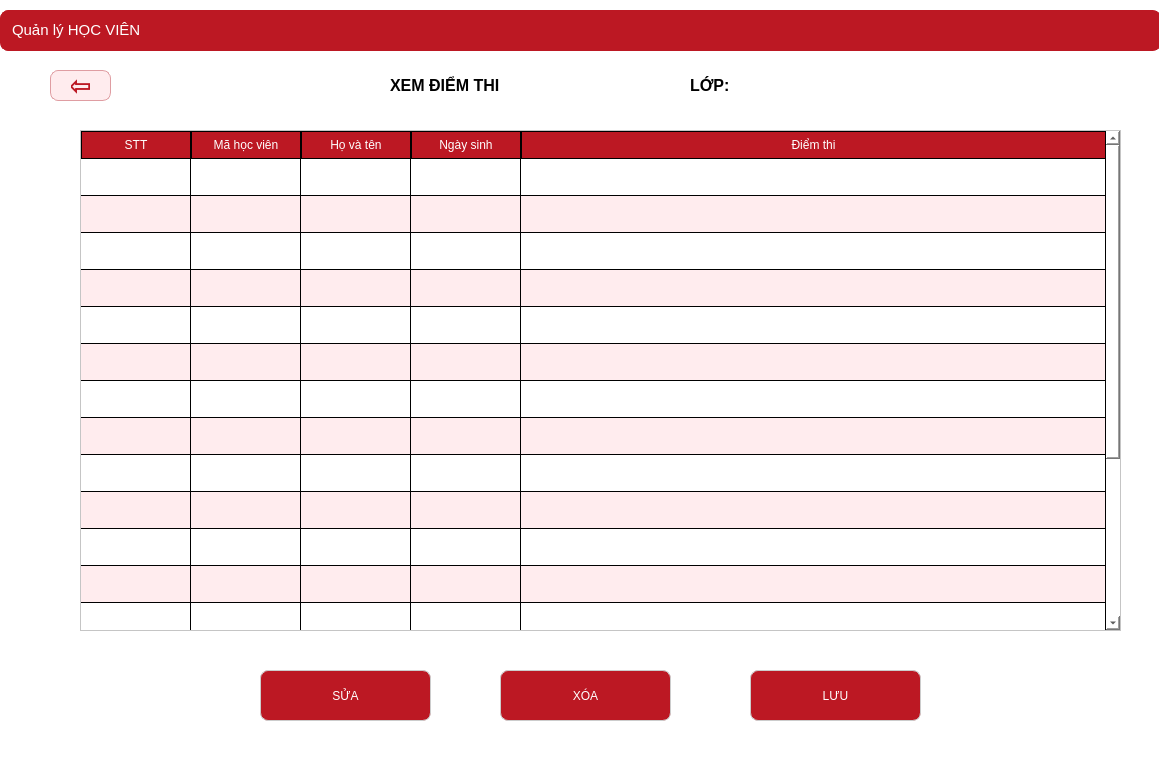
<?xml version="1.0" encoding="UTF-8"?>
<ui version="4.0">
 <class>Dialog</class>
 <widget class="QDialog" name="Dialog">
  <property name="geometry">
   <rect>
    <x>0</x>
    <y>0</y>
    <width>1159</width>
    <height>770</height>
   </rect>
  </property>
  <property name="windowTitle">
   <string>Dialog</string>
  </property>
  <widget class="QWidget" name="Pageck" native="true">
   <property name="geometry">
    <rect>
     <x>0</x>
     <y>0</y>
     <width>1161</width>
     <height>771</height>
    </rect>
   </property>
   <property name="styleSheet">
    <string notr="true">background-color: rgb(255, 255, 255)</string>
   </property>
   <widget class="QTableWidget" name="danhsachhocvien">
    <property name="geometry">
     <rect>
      <x>80</x>
      <y>130</y>
      <width>1041</width>
      <height>501</height>
     </rect>
    </property>
    <property name="styleSheet">
     <string notr="true">QTableWidget {
	font: 75 9pt &quot;MS Shell Dlg 2&quot;;
    background-color: white;
	alternate-background-color:#ffecee;
    gridline-color: black;
}

QHeaderView::section {
    background-color: #bc1823;
    color: white;
    padding: 4px;
    border: 1px solid black;
}

</string>
    </property>
    <property name="verticalScrollBarPolicy">
     <enum>Qt::ScrollBarAsNeeded</enum>
    </property>
    <property name="showDropIndicator" stdset="0">
     <bool>true</bool>
    </property>
    <property name="dragDropOverwriteMode">
     <bool>true</bool>
    </property>
    <property name="alternatingRowColors">
     <bool>true</bool>
    </property>
    <property name="showGrid">
     <bool>true</bool>
    </property>
    <attribute name="horizontalHeaderCascadingSectionResizes">
     <bool>false</bool>
    </attribute>
    <attribute name="horizontalHeaderDefaultSectionSize">
     <number>110</number>
    </attribute>
    <attribute name="horizontalHeaderHighlightSections">
     <bool>true</bool>
    </attribute>
    <attribute name="horizontalHeaderShowSortIndicator" stdset="0">
     <bool>false</bool>
    </attribute>
    <attribute name="horizontalHeaderStretchLastSection">
     <bool>true</bool>
    </attribute>
    <attribute name="verticalHeaderVisible">
     <bool>false</bool>
    </attribute>
    <attribute name="verticalHeaderDefaultSectionSize">
     <number>37</number>
    </attribute>
    <attribute name="verticalHeaderShowSortIndicator" stdset="0">
     <bool>false</bool>
    </attribute>
    <row>
     <property name="text">
      <string/>
     </property>
    </row>
    <row>
     <property name="text">
      <string/>
     </property>
    </row>
    <row>
     <property name="text">
      <string/>
     </property>
    </row>
    <row>
     <property name="text">
      <string/>
     </property>
    </row>
    <row>
     <property name="text">
      <string/>
     </property>
    </row>
    <row>
     <property name="text">
      <string/>
     </property>
    </row>
    <row>
     <property name="text">
      <string/>
     </property>
    </row>
    <row>
     <property name="text">
      <string/>
     </property>
    </row>
    <row>
     <property name="text">
      <string/>
     </property>
    </row>
    <row>
     <property name="text">
      <string/>
     </property>
    </row>
    <row>
     <property name="text">
      <string/>
     </property>
    </row>
    <row>
     <property name="text">
      <string/>
     </property>
    </row>
    <row>
     <property name="text">
      <string/>
     </property>
    </row>
    <row>
     <property name="text">
      <string/>
     </property>
    </row>
    <row>
     <property name="text">
      <string/>
     </property>
    </row>
    <row>
     <property name="text">
      <string/>
     </property>
    </row>
    <row>
     <property name="text">
      <string/>
     </property>
    </row>
    <row>
     <property name="text">
      <string/>
     </property>
    </row>
    <column>
     <property name="text">
      <string>STT</string>
     </property>
    </column>
    <column>
     <property name="text">
      <string>Mã học viên</string>
     </property>
    </column>
    <column>
     <property name="text">
      <string>Họ và tên</string>
     </property>
    </column>
    <column>
     <property name="text">
      <string>Ngày sinh</string>
     </property>
    </column>
    <column>
     <property name="text">
      <string>Điểm thi</string>
     </property>
    </column>
    <item row="0" column="0">
     <property name="text">
      <string/>
     </property>
     <property name="font">
      <font>
       <pointsize>10</pointsize>
       <weight>75</weight>
       <bold>true</bold>
      </font>
     </property>
     <property name="flags">
      <set>ItemIsSelectable|ItemIsEditable|ItemIsDragEnabled|ItemIsUserCheckable|ItemIsEnabled</set>
     </property>
    </item>
   </widget>
   <widget class="QLabel" name="labelmalop">
    <property name="geometry">
     <rect>
      <x>750</x>
      <y>70</y>
      <width>141</width>
      <height>31</height>
     </rect>
    </property>
    <property name="styleSheet">
     <string notr="true">
font: 75 11pt &quot;MS Shell Dlg 2&quot;;</string>
    </property>
    <property name="text">
     <string/>
    </property>
   </widget>
   <widget class="QLabel" name="label_quanlyhocvien_2">
    <property name="geometry">
     <rect>
      <x>0</x>
      <y>10</y>
      <width>1161</width>
      <height>41</height>
     </rect>
    </property>
    <property name="styleSheet">
     <string notr="true">QLabel {
    /* Màu nền đỏ đậm thương hiệu của Trầm */
    background-color: #bc1823;
    
    /* Chữ trắng, in hoa và đậm (Bold 700) */
    color: white;
    font: 700 10pt &quot;Segoe UI&quot;;
    text-transform: uppercase;
    
    /* Bo góc và viền để khớp với Dashboard */
    border-radius: 8px;
    border: 1px solid #bc1823;
    
    /* Căn giữa chữ tuyệt đối */
    qproperty-alignment: 'AlignCenter';
    padding: 8px;
}

/* Hiệu ứng khi di chuột vào để giao diện sinh động hơn */
QLabel:hover {
    background-color: #ffecee; /* Đổi sang nền hồng nhạt */
    color: #bc1823;           /* Chữ chuyển sang đỏ đậm */
    border: 1px solid #df9da2;
}</string>
    </property>
    <property name="text">
     <string>&lt;html&gt;&lt;head/&gt;&lt;body&gt;&lt;p&gt;&lt;span style=&quot; font-size:11pt;&quot;&gt;Quản lý HỌC VIÊN&lt;/span&gt;&lt;/p&gt;&lt;/body&gt;&lt;/html&gt;</string>
    </property>
   </widget>
   <widget class="QPushButton" name="Button_return">
    <property name="geometry">
     <rect>
      <x>50</x>
      <y>70</y>
      <width>61</width>
      <height>31</height>
     </rect>
    </property>
    <property name="font">
     <font>
      <family>Segoe UI</family>
      <pointsize>20</pointsize>
      <weight>75</weight>
      <bold>true</bold>
     </font>
    </property>
    <property name="styleSheet">
     <string notr="true">QPushButton {
    /* Màu nền và viền */
    background-color: #ffecee; 
    border: 1px solid #df9da2;
    border-radius: 8px; /* Tăng bo góc một chút cho hợp với chữ to */
    
    /* Chữ: In đậm, Cỡ 25pt, Font Segoe UI */
    color: #bc1823;
    font-family: &quot;Segoe UI&quot;;
    font-size: 20pt;
    font-weight: bold;
    
    /* Đệm thêm khoảng trống xung quanh chữ */
    padding: 5px 20px;
}

QPushButton:hover {
    background-color: #f8d7da;
    border: 2px solid #bc1823; /* Viền dày hơn khi di chuột */
}

QPushButton:pressed {
    background-color: #df9da2;
    color: white;
}</string>
    </property>
    <property name="text">
     <string>⇦</string>
    </property>
    <property name="icon">
     <iconset theme="\u2b05">
      <normaloff>../Downloads</normaloff>../Downloads</iconset>
    </property>
    <property name="iconSize">
     <size>
      <width>25</width>
      <height>25</height>
     </size>
    </property>
   </widget>
   <widget class="QLabel" name="label_12">
    <property name="geometry">
     <rect>
      <x>390</x>
      <y>70</y>
      <width>151</width>
      <height>31</height>
     </rect>
    </property>
    <property name="font">
     <font>
      <pointsize>12</pointsize>
      <weight>75</weight>
      <bold>true</bold>
     </font>
    </property>
    <property name="text">
     <string>XEM ĐIỂM THI</string>
    </property>
   </widget>
   <widget class="QLabel" name="ky_thi">
    <property name="geometry">
     <rect>
      <x>550</x>
      <y>70</y>
      <width>141</width>
      <height>31</height>
     </rect>
    </property>
    <property name="font">
     <font>
      <pointsize>12</pointsize>
      <weight>75</weight>
      <bold>true</bold>
     </font>
    </property>
    <property name="text">
     <string/>
    </property>
   </widget>
   <widget class="QLabel" name="label_14">
    <property name="geometry">
     <rect>
      <x>690</x>
      <y>70</y>
      <width>51</width>
      <height>31</height>
     </rect>
    </property>
    <property name="font">
     <font>
      <pointsize>12</pointsize>
      <weight>75</weight>
      <bold>true</bold>
     </font>
    </property>
    <property name="text">
     <string>LỚP: </string>
    </property>
   </widget>
   <widget class="QPushButton" name="btnsua">
    <property name="geometry">
     <rect>
      <x>260</x>
      <y>670</y>
      <width>171</width>
      <height>51</height>
     </rect>
    </property>
    <property name="styleSheet">
     <string notr="true">QPushButton {
    /* Font Segoe UI, cỡ chữ 10pt, độ đậm 700 (Bold) */
    font: 700 10pt &quot;Segoe UI&quot;; 
    color: white;
    background-color: #bc1823;
    border-radius: 8px; /* Bo góc 8px theo yêu cầu của bạn */
    padding: 12px;      /* Padding 12px theo yêu cầu của bạn */
    border: 1px solid #ccc;
    text-transform: uppercase; /* In hoa toàn bộ chữ để trông quyền lực hơn (tùy chọn) */
}

QPushButton:hover {
    background-color: #ffecee;
    color: #bc1823; /* Chữ đỏ đậm trên nền hồng nhạt sẽ đẹp hơn đen */
    border: 2px solid #df9da2;
}</string>
    </property>
    <property name="text">
     <string>SỬA</string>
    </property>
   </widget>
   <widget class="QPushButton" name="btn_luu">
    <property name="geometry">
     <rect>
      <x>750</x>
      <y>670</y>
      <width>171</width>
      <height>51</height>
     </rect>
    </property>
    <property name="styleSheet">
     <string notr="true">QPushButton {
    /* Font Segoe UI, cỡ chữ 10pt, độ đậm 700 (Bold) */
    font: 700 10pt &quot;Segoe UI&quot;; 
    color: white;
    background-color: #bc1823;
    border-radius: 8px; /* Bo góc 8px theo yêu cầu của bạn */
    padding: 12px;      /* Padding 12px theo yêu cầu của bạn */
    border: 1px solid #ccc;
    text-transform: uppercase; /* In hoa toàn bộ chữ để trông quyền lực hơn (tùy chọn) */
}

QPushButton:hover {
    background-color: #ffecee;
    color: #bc1823; /* Chữ đỏ đậm trên nền hồng nhạt sẽ đẹp hơn đen */
    border: 2px solid #df9da2;
}</string>
    </property>
    <property name="text">
     <string>LƯU</string>
    </property>
   </widget>
   <widget class="QPushButton" name="XOA">
    <property name="geometry">
     <rect>
      <x>500</x>
      <y>670</y>
      <width>171</width>
      <height>51</height>
     </rect>
    </property>
    <property name="styleSheet">
     <string notr="true">QPushButton {
    /* Font Segoe UI, cỡ chữ 10pt, độ đậm 700 (Bold) */
    font: 700 10pt &quot;Segoe UI&quot;; 
    color: white;
    background-color: #bc1823;
    border-radius: 8px; /* Bo góc 8px theo yêu cầu của bạn */
    padding: 12px;      /* Padding 12px theo yêu cầu của bạn */
    border: 1px solid #ccc;
    text-transform: uppercase; /* In hoa toàn bộ chữ để trông quyền lực hơn (tùy chọn) */
}

QPushButton:hover {
    background-color: #ffecee;
    color: #bc1823; /* Chữ đỏ đậm trên nền hồng nhạt sẽ đẹp hơn đen */
    border: 2px solid #df9da2;
}</string>
    </property>
    <property name="text">
     <string>XÓA</string>
    </property>
   </widget>
  </widget>
 </widget>
 <resources/>
 <connections/>
</ui>
